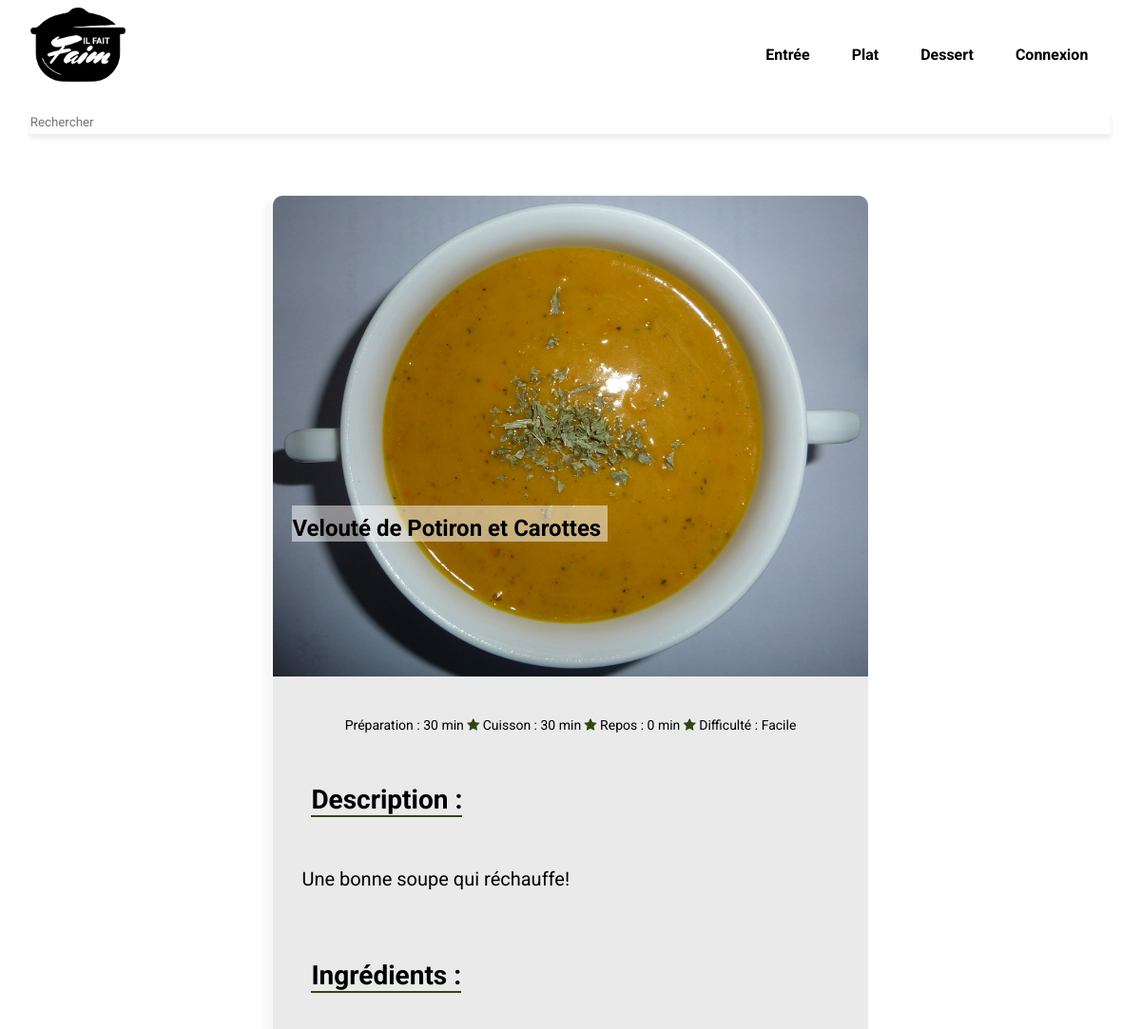
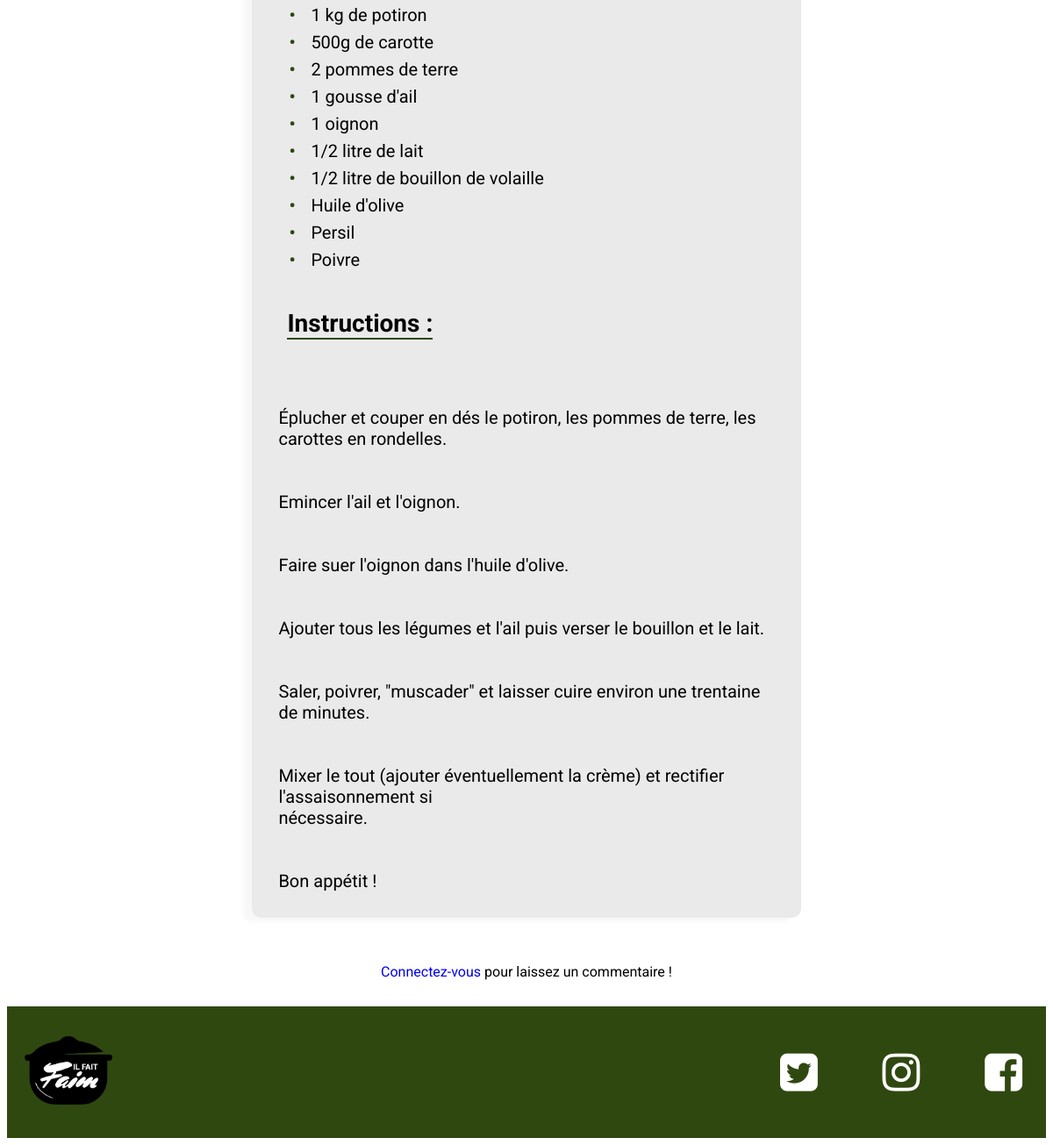
/?page=article&id=50, run on the app's committed database (2 pictures, top to bottom).
### tables this page shows
CREATE TABLE `recipes` (
  `name` varchar(255) NOT NULL,
  `author` varchar(20) NOT NULL,
  `category` int(9) NOT NULL DEFAULT '0',
  `text` text,
  `image` varchar(256) DEFAULT NULL,
  `created` datetime NOT NULL DEFAULT CURRENT_TIMESTAMP,
  `id` int(9) NOT NULL,
  `ingredient` text NOT NULL,
  `box` int(11) NOT NULL,
  `preparation` int(9) NOT NULL,
  `repos` int(11) NOT NULL,
  `cuisson` int(11) NOT NULL,
  `difficulte` varchar(256) NOT NULL,
  `description` varchar(500) DEFAULT NULL
);

### models/crud.php (called while the page is built, shortened)
<?php
function getArticleById($id){
    require './connexion/connexion.php';
    $query = $pdo->prepare('SELECT * FROM `recipes` WHERE `id` = :id');
    $query->execute([
    'id' => $id
]);
$post = $query->fetch();
return $post;
}

### controllers/article.php (called while the page is built, shortened)
<?php
require './connexion/connexion.php';
require './models/crud.php';
$post=getArticleById($_GET['id']);
$ingre = explode(";",$post['ingredient']);
array_pop($ingre);
$ingre = array_reverse($ingre);
?>

### views/viewArticle.php (the view, shortened to what this page needs)
<?php
include './controllers/article.php';
?>
<main>
        <article class="recette_all">
            <img src="./uploads_img/<?= $post['image'] ?>" alt="image recette">
            <h4 class="title_recipe"><?= $post['name'] ?></h4>
            <p class="misc"> Préparation : <?= $post['preparation'] ?> min <i class="fa fa-star"></i> Cuisson :
                <?= $post['cuisson'] ?> min <i class="fa fa-star"></i> Repos : <?= $post['repos'] ?> min <i
                    class="fa fa-star"></i> Difficulté : <span class='diff_capital'><?= $post['difficulte'] ?> </span>
            </p>
            <section class="text_recette">
                <section class="description">
                    <h2>Description :</h2>
                    <p>
                        <?= ($post['description'] )?>
                    </p>
                </section>
                <section class="ingredient">
                    <h2>Ingrédients : </h2>
                    <ul>
                        <?php foreach($ingre as $ingre): ?>
                        <li>
                            <?= $ingre ?>
                        </li>
                        <?php endforeach ?>
                    </ul>
                </section>
                <section class="instruction">
                    <h2> Instructions : </h2>
                    <p class="text_recipe"><?= ($post['text'] )?> </p>
                </section>
            </section>
        </article>
    <?php if (isset($_SESSION['userId'])): ?>
        <form action='./controllers/comments.php' method='POST' class='form_comment'>
            <input type='hidden' class='comment_name' name='uid' required value=<?= $_SESSION['userName']?>>
            <input type='hidden' name='idArticle' value=<?=$post['id']?>>
            <input type='hidden' name='date' value=<?= date('Y-m-d ')?>>
            <label for="message"> Votre message : </label>
            <textarea class='comment_textarea' name='message' placeholder='Votre message' required></textarea><br>
            <button class='btn_comment' type='submit' name='commentSubmit'> Commenter </button>
        </form>
        <?php else :?>
            <div class='comment_login'>
                <p><a href='?page=connexion'>Connectez-vous</a> pour laissez un commentaire !</p>
            </div>
    <?php endif ?>
</main>

### css/style.css (style rules this page uses)
* { box-sizing: border-box; font-family: 'Roboto', sans-serif; }
main { padding: 0 6%; margin: auto; }
a { text-decoration: none; }
.misc { font-size: 14px; }
.recette_all { min-height: 1500px; box-shadow: -10px 5px 5px rgba(0, 0, 0, 0.03); border-radius: 10px; margin: 5% 20%; font-size: 20px; background: #eaeaea; }
.recette_all img { max-width: none; width: 100%; min-height: 300px; border-radius: 10px 10px 0px 0px; }
.diff_capital { text-transform: capitalize; }
.recette_all .title_recipe { position: relative; top: -175px; left: 20px; }
.description, .ingredient, .instruction { padding: 0 20px; text-align: left; }
.title_recipe { background: rgba(255, 255, 255, 0.5); display: inline; font-size: 24px; padding-right: 7px; padding-top: 10px; }
.fa-star { color: #2f4810; }
.misc { text-align: center; margin: 0; }
.recette_all h2 { display: inline-block; font-size: 28px; position: relative; left: 20px; border-bottom: 2px solid #2f4810; }
.recette_all ul { list-style: none; }
.recette_all ul li::before { content: "\2022"; color: #2f4810; font-weight: bold; display: inline-block; width: 1em; margin-left: -1em; }
.recette_all ul li { margin: 7px 2px; }
.recette_all p { padding: 10px 10px 30px; }
.comment_login { text-align: center; margin: 0 auto 30px; }

### data on the page
recipes: image (picture), name "Velouté de Potiron et Carottes", preparation "30", cuisson "30", repos "0", difficulte "Facile", description "Une bonne soupe qui réchauffe!", text "Éplucher et couper en dés le potiron, les pommes de terre, les carottes en rondelles. Emincer l'ail et l'oignon. Faire suer l'oignon dans l'huile d'olive. Ajouter tous les légumes et l'ail puis verser le bouillon et le lait. Saler, poivrer, \"muscader\" et laisser cuire environ une trentaine de minutes. Mixer le tout (ajouter éventuellement la crème) et rectifier l'assaisonnement si nécessaire. Bon appétit !"

### other printed values
$ingre "1 kg de potiron"
$ingre "500g de carotte"
$ingre "2 pommes de terre"
$ingre "1 gousse d'ail"
$ingre "1 oignon"
$ingre "1/2 litre de lait"
$ingre "1/2 litre de bouillon de volaille"
$ingre "Huile d'olive"
$ingre "Persil"
$ingre "Poivre"
